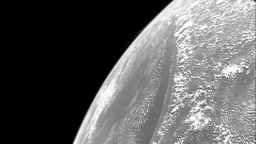
#> input picture classroom/digital-image-processing/08. compressao/data/Image_(3).tif, 256 x 144 px, shrunk from 1280 x 720 before the run
$ python compressao.py
#> lines starting #> are read from the running program, lines starting #| are printed output that depends on the picture; after the words box and inside, x2 and y2 are one past the last pixel; in counts of white or black regions, pixels touching at a corner belong together
from PIL import Image
from pathlib import Path
import numpy
import math
import time
import os


def RLEDecode(rleArray):
	size = rleArray.size
	arrayLine = []
	arrayTotal = []
	value = True # start as white
	for i in range(size):
		if(rleArray[i] < 255): # 255 = new line
			for v in range(rleArray[i]):
				arrayLine.append(value)
			value = not value
		else: #if it's a new line
			arrayTotal.append((arrayLine))
			arrayLine = []
			value = not value
	arrayTotal.append((arrayLine)) # last line doesn't have a 255 on the end
	width = len(arrayTotal[0])
	height = len(arrayTotal)
	newArray = numpy.zeros((height, width), dtype=numpy.uint8)
	for yy in range(height):
		for xx in range(width):
			newArray[yy, xx] = int(arrayTotal[yy][xx])
	return newArray


def RLE(binArray):
	height, width = binArray.shape
	arrayCount = []
	count = 0
	valueToCheck = 1 # start as white
	#255 = linebreak
	#goes only from values 0 to 254
	for yy in range(height):
		for xx in range(width):
			if(valueToCheck == binArray[yy,xx]):
				if(count == 254): #max value
					arrayCount.append(count)
					count = 0
					arrayCount.append(count)
				count+=1
			else:
				arrayCount.append(count)
				count = 1
				valueToCheck = binArray[yy, xx]
		arrayCount.append(count)
		if(yy < height-1):
			arrayCount.append(255) #new line
			count = 0
	arrayCount = numpy.array(arrayCount, dtype = numpy.uint8)
	return arrayCount

def binaryBitplan(img):
#> called with img = 'Image_(3).tif'
	path = "data"
	filesPath = Path("out/files/" + img[:-4] + "/")
	im = Image.open(os.path.join(path, img), "r")
#> im is the input picture: PIL image 256x144 L; min 0, max 255, mean 92.6
	imageArray = numpy.array(im, dtype=numpy.uint8)
	if(len(imageArray.shape) == 3):
		imageArray = imageArray[:, :, 0]
	width, height = im.size
#> width = 256; height = 144
	a7 = numpy.zeros((height, width), dtype=numpy.bool)
	a6 = numpy.zeros((height, width), dtype=numpy.bool)
	a5 = numpy.zeros((height, width), dtype=numpy.bool)
	a4 = numpy.zeros((height, width), dtype=numpy.bool)
	a3 = numpy.zeros((height, width), dtype=numpy.bool)
	a2 = numpy.zeros((height, width), dtype=numpy.bool)
	a1 = numpy.zeros((height, width), dtype=numpy.bool)
	a0 = numpy.zeros((height, width), dtype=numpy.bool)
	g7 = numpy.zeros((height, width), dtype=numpy.bool)
	g6 = numpy.zeros((height, width), dtype=numpy.bool)
	g5 = numpy.zeros((height, width), dtype=numpy.bool)
	g4 = numpy.zeros((height, width), dtype=numpy.bool)
	g3 = numpy.zeros((height, width), dtype=numpy.bool)
	g2 = numpy.zeros((height, width), dtype=numpy.bool)
	g1 = numpy.zeros((height, width), dtype=numpy.bool)
	g0 = numpy.zeros((height, width), dtype=numpy.bool)
	for yy in range(height):
		for xx in range(width):
			valueBin = bin(imageArray[yy, xx])[2:].zfill(8)
			a0[yy, xx] = bool(int(valueBin[7]))
			a1[yy, xx] = bool(int(valueBin[6]))
			a2[yy, xx] = bool(int(valueBin[5]))
			a3[yy, xx] = bool(int(valueBin[4]))
			a4[yy, xx] = bool(int(valueBin[3]))
			a5[yy, xx] = bool(int(valueBin[2]))
			a6[yy, xx] = bool(int(valueBin[1]))
			a7[yy, xx] = bool(int(valueBin[0]))

			g7[yy, xx] = a7[yy, xx]
			g6[yy, xx] = XOR(a6[yy, xx], a7[yy, xx])
			g5[yy, xx] = XOR(a5[yy, xx], a6[yy, xx])
			g4[yy, xx] = XOR(a4[yy, xx], a5[yy, xx])
			g3[yy, xx] = XOR(a3[yy, xx], a4[yy, xx])
			g2[yy, xx] = XOR(a2[yy, xx], a3[yy, xx])
			g1[yy, xx] = XOR(a1[yy, xx], a2[yy, xx])
			g0[yy, xx] = XOR(a0[yy, xx], a1[yy, xx])
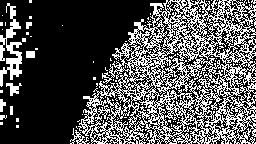
#> a0: shape (144, 256) bool; 32.4% white in thin lines or dots
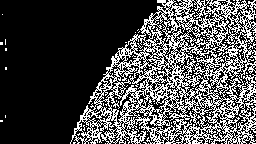
#> a1: shape (144, 256) bool; 29.3% white in thin lines or dots
#> a2: shape (144, 256) bool; 29.1% white in thin lines or dots, all inside (x1, y1, x2, y2) = (71, 0, 256, 144)
#> a4: shape (144, 256) bool; 27.7% white in thin lines or dots, all inside (x1, y1, x2, y2) = (72, 0, 256, 144)
#> a5: shape (144, 256) bool; 26% white; 237 white regions (224 under 20 px), largest, box (x1, y1, x2, y2) and area: (72, 0, 256, 144) 4269, (162, 67, 236, 144) 1957, (128, 61, 172, 144) 1138
#> a6: shape (144, 256) bool; 22.6% white; 347 white regions (327 under 20 px), largest, box (x1, y1, x2, y2) and area: (73, 0, 256, 144) 3951, (132, 61, 171, 144) 975, (169, 87, 214, 130) 550
#> a7: shape (144, 256) bool; 47.6% white; 15 white regions (14 under 20 px), largest, box (x1, y1, x2, y2) and area: (73, 0, 256, 144) 17515
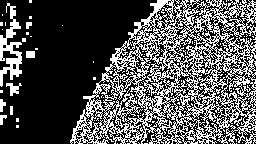
#> g0: shape (144, 256) bool; 32.5% white in thin lines or dots
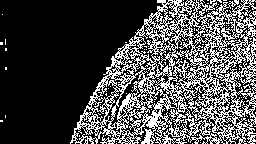
#> g1: shape (144, 256) bool; 29.1% white in thin lines or dots
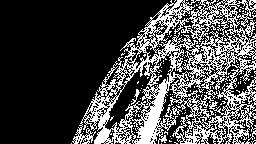
#> g3: shape (144, 256) bool; 28% white in thin lines or dots, all inside (x1, y1, x2, y2) = (71, 0, 256, 144)
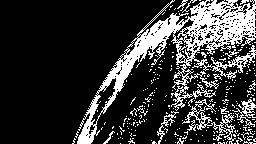
#> g5: shape (144, 256) bool; 21% white; 272 white regions (256 under 20 px), largest, box (x1, y1, x2, y2) and area: (77, 0, 256, 144) 5880, (182, 99, 236, 144) 484, (232, 99, 256, 127) 214
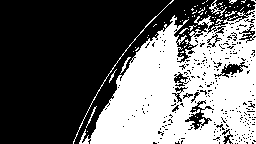
#> g6: shape (144, 256) bool; 40.6% white; 77 white regions (69 under 20 px), largest, box (x1, y1, x2, y2) and area: (79, 4, 256, 144) 14327, (73, 0, 174, 144) 180, (209, 0, 227, 17) 76

	a0RLE = RLE(a0)
	a1RLE = RLE(a1)
	a2RLE = RLE(a2)
	a3RLE = RLE(a3)
	a4RLE = RLE(a4)
	a5RLE = RLE(a5)
	a6RLE = RLE(a6)
	a7RLE = RLE(a7)

	g0RLE = RLE(g0)
	g1RLE = RLE(g1)
	g2RLE = RLE(g2)
	g3RLE = RLE(g3)
	g4RLE = RLE(g4)
	g5RLE = RLE(g5)
	g6RLE = RLE(g6)
	g7RLE = RLE(g7)


	os.makedirs(filesPath, exist_ok=True)
	numpy.save(filesPath / "g0.npy", g0)
	numpy.save(filesPath / "g0RLE.npy", g0RLE)
	numpy.save(filesPath / "g1.npy", g1)
	numpy.save(filesPath / "g1RLE.npy", g1RLE)
	numpy.save(filesPath / "g2.npy", g2)
	numpy.save(filesPath / "g2RLE.npy", g2RLE)
	numpy.save(filesPath / "g3.npy", g3)
	numpy.save(filesPath / "g3RLE.npy", g3RLE)
	numpy.save(filesPath / "g4.npy", g4)
	numpy.save(filesPath / "g4RLE.npy", g4RLE)
	numpy.save(filesPath / "g5.npy", g5)
	numpy.save(filesPath / "g5RLE.npy", g5RLE)
	numpy.save(filesPath / "g6.npy", g6)
	numpy.save(filesPath / "g6RLE.npy", g6RLE)
	numpy.save(filesPath / "g7.npy", g7)
	numpy.save(filesPath / "g7RLE.npy", g7RLE)

	numpy.save(filesPath / "a0.npy", a0)
	numpy.save(filesPath / "a0RLE.npy", a0RLE)
	numpy.save(filesPath / "a1.npy", a1)
	numpy.save(filesPath / "a1RLE.npy", a1RLE)
	numpy.save(filesPath / "a2.npy", a2)
	numpy.save(filesPath / "a2RLE.npy", a2RLE)
	numpy.save(filesPath / "a3.npy", a3)
	numpy.save(filesPath / "a3RLE.npy", a3RLE)
	numpy.save(filesPath / "a4.npy", a4)
	numpy.save(filesPath / "a4RLE.npy", a4RLE)
	numpy.save(filesPath / "a5.npy", a5)
	numpy.save(filesPath / "a5RLE.npy", a5RLE)
	numpy.save(filesPath / "a6.npy", a6)
	numpy.save(filesPath / "a6RLE.npy", a6RLE)
	numpy.save(filesPath / "a7.npy", a7)
	numpy.save(filesPath / "a7RLE.npy", a7RLE)

def decodeImageBinary(imgName, decode=True):
	filesPath = Path("out/files/" + imgName + "/")
	savePath = Path("out/resultBinary/" + imgName + "/")
	if(decode):
		a7 = RLEDecode(numpy.load(filesPath / "a7RLE.npy"))
		a6 = RLEDecode(numpy.load(filesPath / "a6RLE.npy"))
		a5 = RLEDecode(numpy.load(filesPath / "a5RLE.npy"))
		a4 = RLEDecode(numpy.load(filesPath / "a4RLE.npy"))
		a3 = RLEDecode(numpy.load(filesPath / "a3RLE.npy"))
		a2 = RLEDecode(numpy.load(filesPath / "a2RLE.npy"))
		a1 = RLEDecode(numpy.load(filesPath / "a1RLE.npy"))
		a0 = RLEDecode(numpy.load(filesPath / "a0RLE.npy"))
	else:
		a7 = numpy.load(filesPath / "a7.npy")
		a6 = numpy.load(filesPath / "a6.npy")
		a5 = numpy.load(filesPath / "a5.npy")
		a4 = numpy.load(filesPath / "a4.npy")
		a3 = numpy.load(filesPath / "a3.npy")
		a2 = numpy.load(filesPath / "a2.npy")
		a1 = numpy.load(filesPath / "a1.npy")
		a0 = numpy.load(filesPath / "a0.npy")
	height, width = a7.shape
	newImageArray = numpy.zeros((height, width), dtype=numpy.uint8)
	save_path = os.path.join(savePath, imgName + "_without3Bits.png")
	for yy in range(height):
		for xx in range(width):
			newImageArray[yy, xx] = (a7[yy, xx] * 128) + (a6[yy, xx] * 64) + (a5[yy, xx] * 32) + (a4[yy,xx] * 16) + (a3[yy, xx] * 8) # + (a2[yy, xx] * 4) + (a1[yy, xx] * 2) + (a0[yy, xx])
	os.makedirs(os.path.dirname(save_path), exist_ok=True)
	Image.fromarray(newImageArray).save(save_path)

	a0[a0 > 0] = 255
	a1[a1 > 0] = 255
	a2[a2 > 0] = 255
	a3[a3 > 0] = 255
	a4[a4 > 0] = 255
	a5[a5 > 0] = 255
	a6[a6 > 0] = 255
	a7[a7 > 0] = 255
	Image.fromarray(a7).save(savePath / "a7.png")
	Image.fromarray(a6).save(savePath / "a6.png")
	Image.fromarray(a5).save(savePath / "a5.png")
	Image.fromarray(a4).save(savePath / "a4.png")
	Image.fromarray(a3).save(savePath / "a3.png")
	Image.fromarray(a2).save(savePath / "a2.png")
	Image.fromarray(a1).save(savePath / "a1.png")
	Image.fromarray(a0).save(savePath / "a0.png")


def decodeImageGray(imgName, decode=True):
	filesPath = Path("out/files/" + imgName + "/")
	savePath = Path("out/resultGray/" + imgName + "/")
	if(decode):
		g7 = RLEDecode(numpy.load(filesPath / "g7RLE.npy"))
		g6 = RLEDecode(numpy.load(filesPath / "g6RLE.npy"))
		g5 = RLEDecode(numpy.load(filesPath / "g5RLE.npy"))
		g4 = RLEDecode(numpy.load(filesPath / "g4RLE.npy"))
		g3 = RLEDecode(numpy.load(filesPath / "g3RLE.npy"))
		g2 = RLEDecode(numpy.load(filesPath / "g2RLE.npy"))
		g1 = RLEDecode(numpy.load(filesPath / "g1RLE.npy"))
		g0 = RLEDecode(numpy.load(filesPath / "g0RLE.npy"))
	else:
		g7 = numpy.load(filesPath / "g7.npy")
		g6 = numpy.load(filesPath / "g6.npy")
		g5 = numpy.load(filesPath / "g5.npy")
		g4 = numpy.load(filesPath / "g4.npy")
		g3 = numpy.load(filesPath / "g3.npy")
		g2 = numpy.load(filesPath / "g2.npy")
		g1 = numpy.load(filesPath / "g1.npy")
		g0 = numpy.load(filesPath / "g0.npy")
	height, width = g7.shape
	newImageArray = decodeGrayCode(height, width, g7, g6, g5, g4, g3, g2, g1, g0)
	save_path = os.path.join(savePath, imgName + "_without3Bits.png")
	os.makedirs(os.path.dirname(save_path), exist_ok=True)
	Image.fromarray(newImageArray).save(save_path)

	g0[g0 > 0] = 255
	g1[g1 > 0] = 255
	g2[g2 > 0] = 255
	g3[g3 > 0] = 255
	g4[g4 > 0] = 255
	g5[g5 > 0] = 255
	g6[g6 > 0] = 255
	g7[g7 > 0] = 255
	Image.fromarray(g7).save(savePath / "g7.png")
	Image.fromarray(g6).save(savePath / "g6.png")
	Image.fromarray(g5).save(savePath / "g5.png")
	Image.fromarray(g4).save(savePath / "g4.png")
	Image.fromarray(g3).save(savePath / "g3.png")
	Image.fromarray(g2).save(savePath / "g2.png")
	Image.fromarray(g1).save(savePath / "g1.png")
	Image.fromarray(g0).save(savePath / "g0.png")


def XOR(arg1, arg2):
	ret = not(arg1 and arg2) and (arg1 or arg2)
	return ret


def decodeGrayCode(height, width, g7, g6, g5, g4, g3, g2, g1, g0):
	newImageArray2 = numpy.zeros((height, width), dtype=numpy.uint8)
	for yy in range(height):
		for xx in range(width):
			a7 = g7[yy, xx]
			a6 = XOR(g6[yy, xx], a7)
			a5 = XOR(g5[yy, xx], a6)
			a4 = XOR(g4[yy, xx], a5)
			a3 = XOR(g3[yy, xx], a4)
			a2 = XOR(g2[yy, xx], a3)
			a1 = XOR(g1[yy, xx], a2)
			a0 = XOR(g0[yy, xx], a1)
			newImageArray2[yy, xx] = (a7 * 128) + (a6 * 64) + (a5 * 32) + (a4 * 16) + (a3 * 8)# + (a2 * 4) + (a1 * 2) + a0
	return newImageArray2


begin = time.time()
binaryBitplan("Image_(3).tif")
decodeImageBinary("Image_(3)")
decodeImageGray("Image_(3)")
end = time.time()

print("Finalizado: " + str(round(end-begin, 2)) + "s\n")
